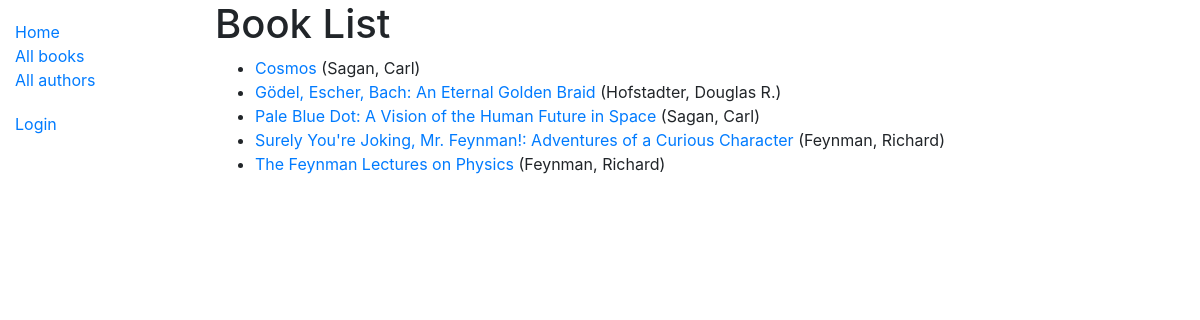
/catalog/books/, run on the app's committed database.
### catalog/models.py (models this page shows, shortened)
class Book(models.Model):
    title = models.CharField(max_length=200)
    author = models.ForeignKey('Author', on_delete=models.SET_NULL, null=True)
    summary = models.TextField(max_length=1000, help_text="Enter a brief description of the book")
    isbn = models.CharField('ISBN', max_length=13,
                            unique=True,
                            help_text='13 Character <a href="https://www.isbn-international.org/content/what-isbn'
                                      '">ISBN number</a>')
    genre = models.ManyToManyField(Genre, help_text="Select a genre for this book")
    language = models.ForeignKey('Language', on_delete=models.SET_NULL, null=True)
    class Meta:
        ordering = ['title', 'author']
    def display_genre(self):
        """Creates a string for the Genre. This is required to display genre in Admin."""
        return ', '.join([genre.name for genre in self.genre.all()[:3]])
    display_genre.short_description = 'Genre'
    def get_absolute_url(self):
        return reverse('book-detail', args=[str(self.id)])

class Author(models.Model):
    first_name = models.CharField(max_length=100)
    last_name = models.CharField(max_length=100)
    date_of_birth = models.DateField(null=True, blank=True)
    date_of_death = models.DateField('died', null=True, blank=True)
    class Meta:
        ordering = ['last_name', 'first_name']
    def __str__(self):
        return '{0}, {1}'.format(self.last_name, self.first_name)

### catalog/views.py (the view)
# urls.py: path('books/', views.BookListView.as_view(), name='books'),
class BookListView(generic.ListView):
    model = Book
    paginate_by = 10

### catalog/templates/catalog/book_list.html
{% extends "base_generic.html" %}
{% block content %}
    <h1>Book List</h1>
    {% if book_list %}
    <ul>
      {% for book in book_list %}
      <li>
        <a href="{{ book.get_absolute_url }}">{{ book.title }}</a> ({{book.author}})
      </li>
      {% endfor %}
    </ul>
    {% else %}
      <p>There are no books in the library.</p>
    {% endif %}
{% endblock %}

### catalog/templates/base_generic.html (shortened to what this page needs)
<!DOCTYPE html>
<html lang="en">
<head>
  <link rel="stylesheet" href="https://cdn.jsdelivr.net/npm/bootstrap@4.5.3/dist/css/bootstrap.min.css">
  {% load static %}
  <link rel="stylesheet" href="{% static 'css/styles.css' %}">
</head>
<body>
<div class="container-fluid">
<div class="row">
  <div class="col-sm-2">
  {% block sidebar %}
  <ul class="sidebar-nav">
    <li><a href="{% url 'index' %}">Home</a></li>
    <li><a href="{% url 'books' %}">All books</a></li>
    <li><a href="{% url 'authors' %}">All authors</a></li>
  </ul>
  <ul class="sidebar-nav">
   {% if user.is_authenticated %}
     <li>User: {{ user.get_username }}</li>
     <li><a href="{% url 'my-borrowed' %}">My Borrowed</a></li>
     <li><a href="{% url 'logout'%}?next={{request.path}}">Logout</a></li>
   {% else %}
     <li><a href="{% url 'login'%}?next={{request.path}}">Login</a></li>
   {% endif %}
  </ul>
{% endblock %}
  </div>
  <div class="col-sm-10 ">
  {% block content %}{% endblock %}
  </div>
</div>
</div>
</body>
</html>

### catalog/static/css/styles.css (style rules this page uses)
.sidebar-nav { margin-top: 20px; padding: 0; list-style: none; }

### data on the page
Book: title "Cosmos", author "Sagan, Carl"
Book: title "Gödel, Escher, Bach: An Eternal Golden Braid", author "Hofstadter, Douglas R."
Book: title "Pale Blue Dot: A Vision of the Human Future in Space", author "Sagan, Carl"
Book: title "Surely You're Joking, Mr. Feynman!: Adventures of a Curious Character", author "Feynman, Richard"
Book: title "The Feynman Lectures on Physics", author "Feynman, Richard"
